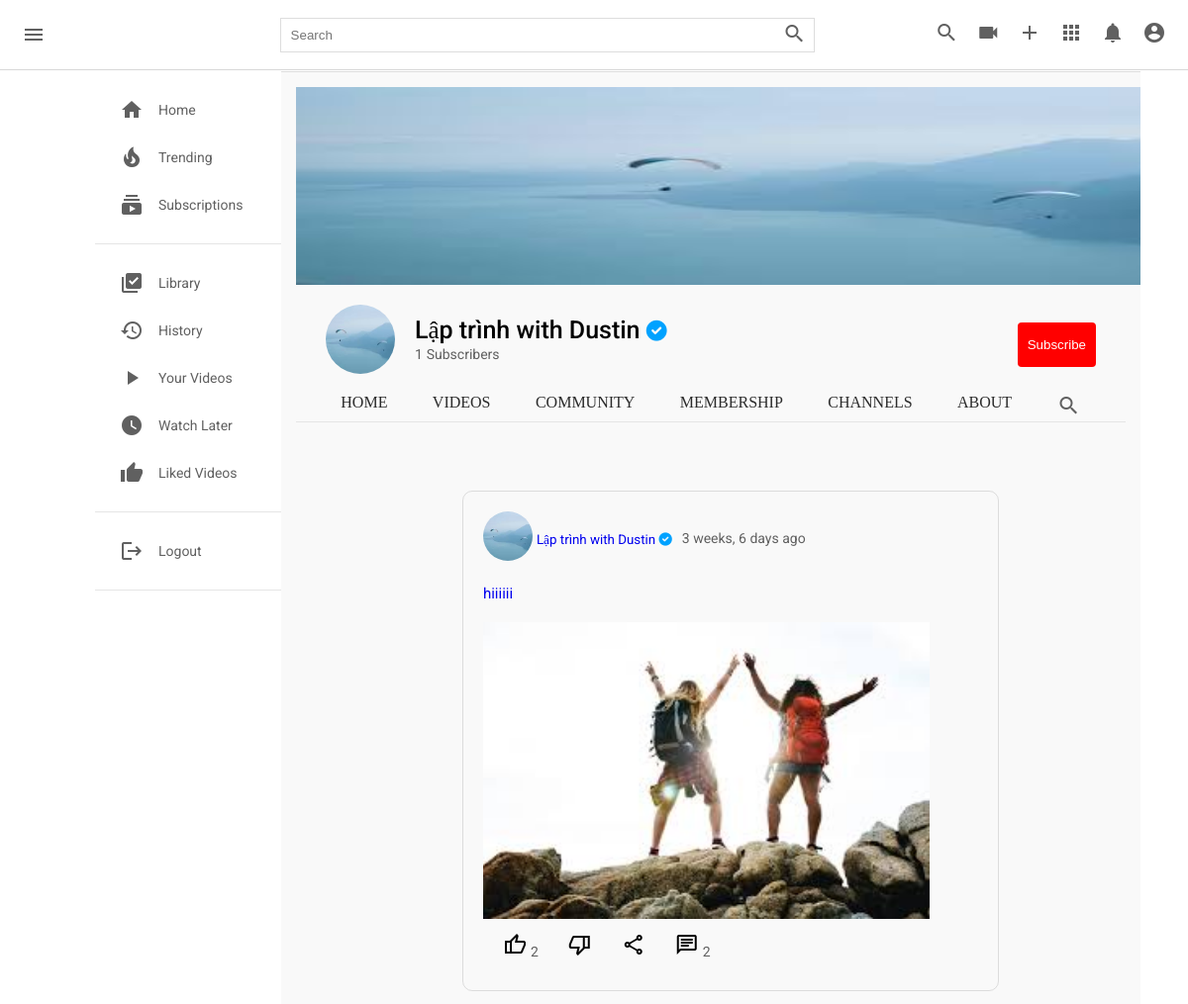
Screenshot of /c/2/community/ (signed in) with the database file from the repository.
### channel/models.py (models this page shows, shortened)
class Channel(models.Model):
  channel_art = models.ImageField(upload_to=user_directory_path, null=True, blank=True)
  image = models.ImageField(upload_to=user_directory_path, null=True, blank=True)
  full_name = models.CharField(max_length=200)
  channel_name = models.CharField(max_length=200)
  description = models.TextField(null=True, blank=True)
  keywords = TaggableManager()
  joined = models.DateTimeField(auto_now_add=True)
  status = models.CharField(choices=STATUS, max_length=100, default="active")
  user = models.OneToOneField(User, on_delete=models.SET_NULL, null=True, related_name="channel")
  subscribers = models.ManyToManyField(User, related_name="user_subs")
  verified = models.BooleanField(default=False)
  total_views = models.IntegerField(default=0)
  business_email = models.EmailField(null=True, blank=True)
  make_business_email_public = models.BooleanField(default=False)
  business_location = models.CharField(null=True, blank=True, max_length=500)
  make_business_location_public = models.BooleanField(default=False)
  website = models.URLField(default="https://my-website.com/")
  instagram = models.URLField(default="https://instagram.com/")
  facebook = models.URLField(default="https://facebook.com/")
  twitter = models.URLField(default="https://twitter.com/")

class Community(models.Model):
  channel = models.ForeignKey(Channel, on_delete=models.CASCADE)
  image = models.ImageField(upload_to=user_directory_path, null=True, blank=True)
  content = models.TextField(null=True, blank=True)
  date = models.DateTimeField(auto_now_add=True)
  status = models.CharField(max_length=100, choices=STATUS, default="active")
  likes = models.ManyToManyField(User)
  class Meta:
    verbose_name = "Community"
    verbose_name_plural = "Community Posts"

### channel/views.py (the view)
# urls.py: path("<channel_id>/community/", views.channel_community, name="channel-community"),
def channel_community(request, channel_id):
  channel = get_object_or_404(Channel, id=channel_id)
  community = Community.objects.filter(channel=channel, status="active").order_by("-date")
  context = {
    "channel": channel,
    "community": community,
  }
  return render(request, "channel/channel-community.html", context)

### templates/channel/channel-community.html (shortened to what this page needs)
{% extends 'base.html' %}
{% load static %}
{% block content %}
<div class="mainBody">
    {% include 'partials/sidebar.html' %}
    <div class="videos">
    {% include 'channel/partials/channel-header.html' %}
        <div class="videos__container">
            {% for c in community %}
            <div class="content-border">
                <div class="content-div">
                    <div class="header-comm">
                        <div class="channel-details">
                            {% if c.channel.image %}
                            <a href="{% url 'channel-profile' channel.id %}">
                                <img src="{{c.channel.image.url}}" class="channel-img-com" alt="">
                            </a>
                            {% else %}
                            <img src="https://thumbs.dreamstime.com/b/default-avatar-profile-vector-user-profile-default-avatar-profile-vector-user-profile-profile-179376714.jpg" class="channel-img-com" alt="">
                            {% endif %}
                            <a href="{% url 'channel-profile' c.channel.id %}">
                                <small>
                                    {{ c.channel.channel_name }}
                                    {% if c.channel.verified == True %}
                                        <i class="fas fa-check-circle"></i>
                                    {% endif %}
                                </small>
                            </a>
                            <span>{{c.date|timesince}} ago</span>
                        </div>
                    </div>
                    <div class="content">
                        <a href="{% url 'channel-community-detail' c.channel.id c.id %}"><h3>{{ c.content|truncatechars:200 }}</h3></a>
                        {% if c.image %}
                        <a href="{% url 'channel-community-detail' c.channel.id c.id %}"><img src="{{c.image.url}}" alt=""></a>
                        {% endif %}
                    </div>
                    <div class="icon-section">
                        <div class="single-icon">
                            <a href="{% url 'community-post-like' c.id %}"><i class="materiald-icons material-symbols-outlined">thumb_up</i></a>
                            <span>{{ c.likes.all.count }}</span>
                        </div>
                        <div class="single-icon">
                            <a href="{% url 'community-post-like' c.id %}"><i class="materiald-icons material-symbols-outlined">thumb_down</i></a>
                        </div>
                        <div class="single-icon">
                            <i class="materiald-icons material-symbols-outlined">share</i>
                        </div>
                        <div class="single-icon">
                            <a href="{% url 'channel-community-detail' c.channel.id c.id %}"><i class="materiald-icons material-symbols-outlined">chat</i></a>
                            <span>{{c.comments.all.count}}</span>
                        </div>
                    </div>
                </div>
            </div>
            {% endfor %}
        </div>
    </div>
</div>
{% endblock content %}

### templates/channel/partials/channel-header.html (shortened to what this page needs)
<div class="channel-art">
  <img src="{{ channel.channel_art.url }}" alt="" />
</div>
<div class="channel-header flex">
  <div class="channel-img-title flex">
    <img class="img" src="{{ channel.image.url }}" alt="" />
    <div class="channel-image-texts">
      <h4>{{ channel.channel_name }}
        {% if channel.verified == True %}
        <small><i class="fas fa-check-circle"></i></small>
        {% endif %}
      </h4>
      <span id="count"></span> <span>Subscribers</span>
    </div>
  </div>
  <div class="channel-header-btns">
    {% if request.user == channel.user %}
    <div><a href="{% url 'studio' %}" class="channel-join">Studio</a></div>
    {% else %}
    <div>
      <button id="sub_btn" onclick="addSub()" style="padding: 15px 10px; margin-top: 10px; border: none;"class="subscribe-btn">
        Subscribe
      </button>
    </div>
    {% endif %}
  </div>
</div>
<div class="channel-header-links flex">
  <a href="{% url 'channel-profile' channel.id %}" class="display-this">Home</a>
  <a href="{% url 'channel-videos' channel.id %}" class="display-this">Videos</a>
  <a href="{% url 'channel-community' channel.id %}" class="dont-display-thdis">Community</a>
  <a href="{% url 'channel-profile' channel.id %}" class="dont-display-this">Membership</a>
  <a href="{% url 'channel-profile' channel.id %}" class="dont-display-this">Channels</a>
  <a href="{% url 'channel-about' channel.id %}" class="display-this">About</a>
  <a href="{% url 'channel-profile' channel.id %}" class="dont-display-this"><i class="material-icons">search</i></a>
</div>
<hr/>
<br/>

### static/css/style.css (style rules this page uses)
* { margin: 0; padding: 0; box-sizing: border-box; }
body { font-family: poppins; }
.material-icons { color: rgb(96, 96, 96); }
.mainBody { height: calc(100vh - 70px); display: flex; overflow: hidden; }
hr { height: 1px; background-color: #e5e5e5; border: none; }
.videos { background-color: #f9f9f9; width: 100%; height: 100%; padding: 15px 15px; border-top: 1px solid #ddd; overflow-y: scroll; }
.videos__container { display: flex; flex-direction: row; justify-content: space-around; flex-wrap: wrap; }
.title a, span { text-decoration: none; color: rgb(96, 96, 96); font-size: 14px; }
.channel-art img { width: 1100px; height: 200px; }
.channel-art { width: 1100px; height: 200px; }
.flex { display: flex; }
.channel-header { margin: 20px 30px; align-items: center; justify-content: space-between; }
.channel-img-title { align-items: center; }
.channel-img-title .img { width: 70px; height: 70px; object-fit: cover; border-radius: 50px; }
.channel-img-title .channel-image-texts { margin-left: 20px; }
.channel-image-texts h4 { font-size: 25px; font-weight: 500; }
.channel-header-btns { display: flex; }
.channel-header-links { justify-content: space-evenly; }
.channel-header-links a { text-decoration: none; text-transform: uppercase; font-family: poppins; color: rgb(43, 43, 43); font-weight: 500; }
.content-border { margin-left: 40px; margin-top: 50px; border: solid 1px rgba(92, 92, 92, 0.185); padding: 20px; border-radius: 10px; }
.header-comm { justify-content: space-between; display: flex; }
.channel-details { display: flex; align-items: center; }
.channel-details img { width: 50px; border-radius: 50px; object-fit: cover; height: 50px; }
.channel-details span { margin-left: 10px; }
.content h3 { font-size: 15px; width: 500px; text-align: justify; font-weight: 400; margin-top: 20px; }
.content img { width: auto; height: 300px; object-fit: cover; margin-top: 20px; }
.icon-section { display: flex; align-items: center; }
.single-icon { align-items: center; padding: 10px; padding-left: 20px; }
.material-symbols-outlined { transition: 0.5s; color: black; }
a { text-decoration: none; }

### static/css/single.css (style rules this page uses)
body { font-family: "Roboto", "sans-serif"; padding: 16px 16px 0; margin: 56px 0 0 0 ; font-size: 16px; color: black; background-color: white; }
.fa-check-circle { color: rgb(0, 162, 255); }
.flex { display: flex; }
@media screen and (min-width: 768px) { body { padding: 16px 48px 0 96px; } }
.subscribe-btn { background-color: red; padding: 5px 14px; color: white; text-decoration: none; border-radius: 4px; }
button { background: none ; outline: none; border: none; }

### templates/base.html (style rules this page uses)
a { text-decoration: none; }

### templates/channel/partials/channel-header.html (style rules this page uses)
a { text-decoration: none; }

### rows the page displays
Channel: channel_art (picture), image (picture), channel_name "Lập trình with Dustin"
Community: channel.image (picture), channel.channel_name "Lập trình with Dustin", date "3 weeks, 6 days", content "hiiiiii", image (picture), likes.all.count "2", comments.all.count "2"
